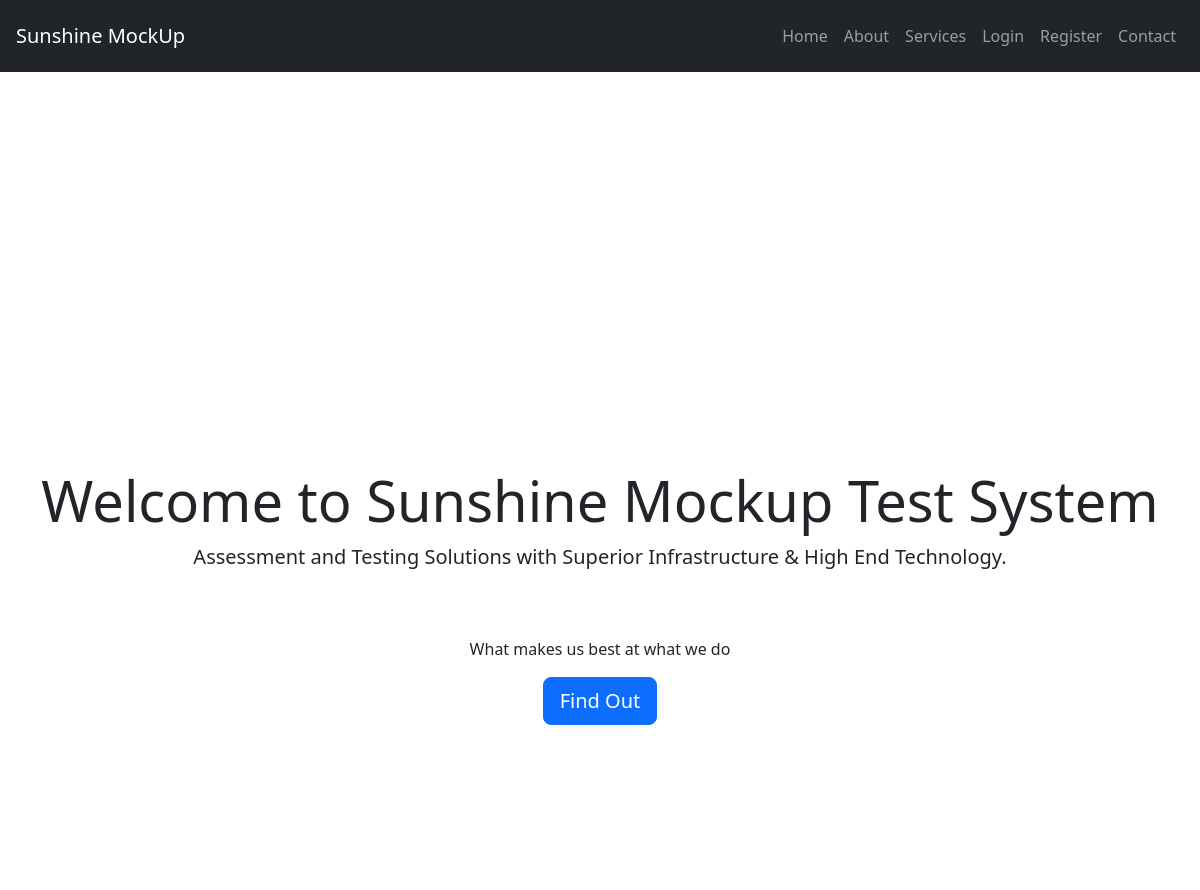
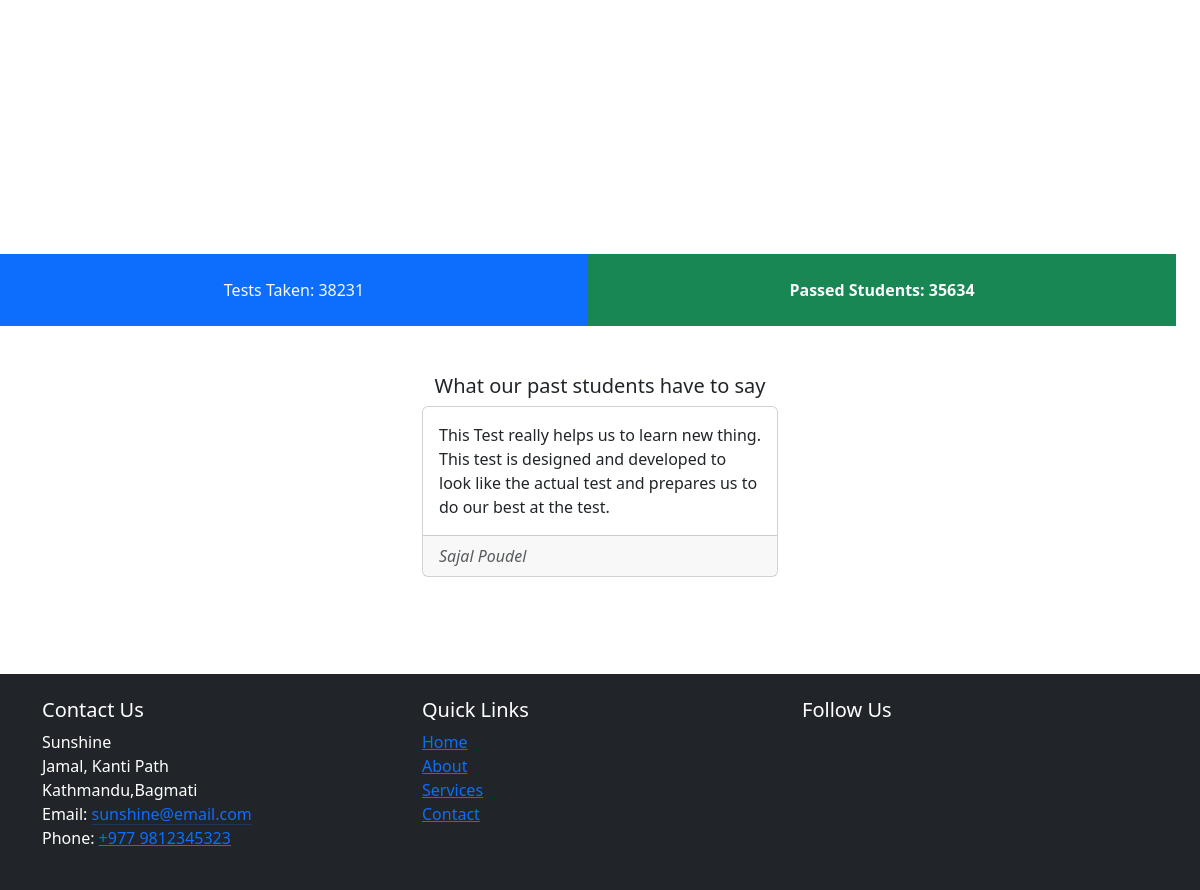
The page / on the database its author committed (2 pictures, top to bottom).
### exams/models.py (models this page shows, shortened)
class Testimony(models.Model):
    student_name = models.CharField(max_length=100)
    test_date = models.DateField()
    testimony_text = models.TextField()
    created_at = models.DateTimeField(auto_now_add=True)

### exams/views.py (the view, shortened to what this page needs)
# urls.py: path('',views.index.as_view(),name="index"),
class index(View):
    def get(self, request):
        testimonies = Testimony.objects.all()
        message=None
        if request.user.is_authenticated:
            try:
                details = Participant.objects.get(user=request.user)
                message = None
            except Participant.DoesNotExist:
                message = "Need More Details"
        context = {
            'tests_taken': 38231,
            'passed': 35634,
            'title': "homepage",
            'testimonies': testimonies,
            'message': message,
        }
        return render(request, "index.html", context)

### exams/templates/index.html (shortened to what this page needs)
{% extends 'base.html' %}
{% load bootstrap_icons %}
{% block content %}
<div class="jumbotron text-center mt-4">
    <h1 class="display-4">Welcome to Sunshine Mockup Test System</h1>
    <p class="lead">Assessment and Testing Solutions with Superior Infrastructure & High End Technology.</p>
    {% if user.is_authenticated %}
    <p>Want to find out how well you are prepared for the test?</p>
    <a class="btn btn-primary btn-lg" href="#" role="button">Start Here</a>
    {% else %}
    <p>What makes us best at what we do</p>
    <a class="btn btn-primary btn-lg" href="{% url 'about' %}" role="button">Find Out</a>
    {% endif %}
</div>
<div class=" text-center row container-fluid mt-5">
<div class="p-4 bg-primary text-light col-md-6">{% bs_icon 'file-text' size='1.5em' %} Tests Taken: {{ tests_taken }}</strong></div>
<div class="p-4 bg-success text-light col-md-6">{% bs_icon 'file-earmark-check' size='1.5em' %}<strong>Passed Students: {{ passed }} </strong></div>
</div>
{% if testimonies %}
<div id="testimonialCarousel" class="carousel slide mt-5 carousel-card-container" data-ride="carousel">
    <p class="text-center h5">What our past students have to say</p>
    <div class="carousel-inner">
        {% for testimonial in testimonies %}
        <div class="carousel-item {% if forloop.counter0|divisibleby:3 %}active{% endif %}">
            <div class="container">
                <div class="row">
                    <div class="col-md-4 mx-auto">
                        <div class="card">
                            <div class="card-body">
                                <p class="card-text">{{ testimonial.testimony_text }}</p>
                            </div>
                            <div class="card-footer text-muted">
                                <cite>{{ testimonial.student_name }}</cite>
                            </div>
                        </div>
                    </div>
                </div>
            </div>
        </div>
        {% endfor %}
    </div>
    <a class="carousel-control-prev" href="#testimonialCarousel" role="button" data-slide="prev">
        <span class="carousel-control-prev-icon" aria-hidden="true"></span>
        <span class="sr-only">Previous</span>
    </a>
    <a class="carousel-control-next" href="#testimonialCarousel" role="button" data-slide="next">
        <span class="carousel-control-next-icon" aria-hidden="true"></span>
        <span class="sr-only">Next</span>
    </a>
</div>
{% endif %}
{% endblock %}

### exams/templates/base.html (shortened to what this page needs)
{% load static %}
<html lang="en">
<head>
    <link rel="stylesheet" href="{% static 'css/app.css' %}">
    {% load bootstrap5 %}
  {% bootstrap_css %}
  {% load bootstrap_icons %}
</head>
<body>
    <nav class="navbar navbar-expand-lg navbar-dark bg-dark p-3">
        <div class="nav-item">
        <a class="navbar-brand ml-5" href="{% url 'index' %}">Sunshine MockUp </a>
    </div>
        <div class="collapse navbar-collapse justify-content-end" id="navbarNav">
            <ul class="navbar-nav ml-5">
                <li class="nav-item active ">
                    <a class="nav-link" href="{% url 'index' %}">Home</a>
                </li>
                <li class="nav-item">
                    <a class="nav-link" href=" {% url 'about' %}">About</a>
                </li>
                <li class="nav-item">
                    <a class="nav-link" href="#">Services</a>
                </li>
                {% if user.is_authenticated %}
                <li class="nav-item">
                    <a class="nav-link" href="#">MockUps</a>
                </li>
                <li class="nav-item">
                    <a class="nav-link" href="#">Results</a>
                </li>
                <li class="nav-item">
                    <a class="nav-link" href="{% url 'logout' %}">Logout</a>
                </li>
                {% else %}
                <li class="nav-item">
                    <a class="nav-link" href="{% url 'login' %}">Login</a>
                </li>
                <li class="nav-item">
                    <a class="nav-link" href="{% url 'register' %}">Register</a>
                </li>
                {% endif %}
                <li class="nav-item">
                    <a class="nav-link" href="#">Contact
                    </a>
                </li>
            </ul>
        </div>
    </nav>
    {% block content %}
    {% endblock %}
<footer class="bg-dark text-white py-4">
    <div class="container">
        <div class="row">
            <div class="col-md-4">
                <h5>Contact Us</h5>
                <p>
                    Sunshine <br>
                    Jamal, Kanti Path<br>
                    Kathmandu,Bagmati<br>
                    Email: <a href='mailto:sunshine@email.com' class="link-primary link-offset-2 link-underline-opacity-25 link-underline-opacity-100-hover">sunshine@email.com</a><br>
                    Phone: <a href="tel:+9779812345678">+977 9812345323</a>
                </p>
            </div>
            <div class="col-md-4">
                <h5>Quick Links</h5>
                <ul class="list-unstyled">
                    <li><a href="/">Home</a></li>
                    <li><a href="/about/">About</a></li>
                    <li><a href="/services/">Services</a></li>
                    <li><a href="/contact/">Contact</a></li>
                </ul>
            </div>
            <div class="col-md-4">
                <h5>Follow Us</h5>
                <ul class="list-inline social-icons">
                </ul>
            </div>
        </div>
    </div>
</footer>
</body>
</html>

### static/css/app.css (style rules this page uses)
.jumbotron { height: 1000px; display: flex; flex-direction: column; justify-content: center; align-items: center; text-align: center; }
.h5 { font-size: 18px; }

### exams/templates/index.html (style rules this page uses)
.carousel-card-container { height: 300px; overflow: hidden; }

### rows shown on the page
Testimony: testimony_text "This Test really helps us to learn new thing. This test is designed and developed to look like the actual test and prepares us to do our best at the test.", student_name "Sajal Poudel"

### other values the page prints
{{ tests_taken }} "38231"
{{ passed }} "35634"
